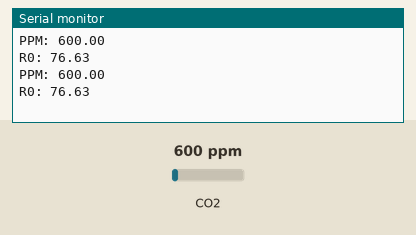
This sketch was run on a simulated Arduino Uno, built with avr-gcc and run on an emulated ATmega328P. Shown: the last lines printed to the serial monitor. Inputs (shaded band) come from the test bench; at power-on: CO2 600 ppm.

Above: at 2.2 s.
2.3 s: CO2 set to 452 ppm
At 3.5 s:
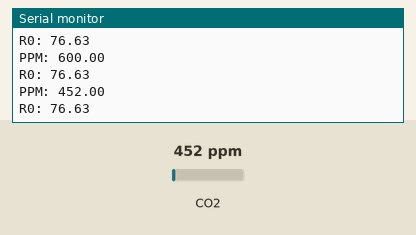
3.8 s: CO2 set to 1050 ppm
At 4.4 s:
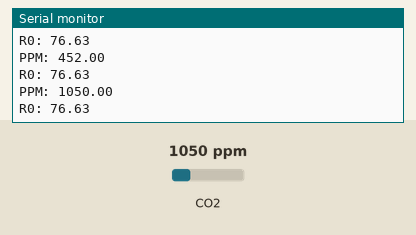
Timing chart, 0 to 6.8 s (numbered marks = the images above; inputs shaded):
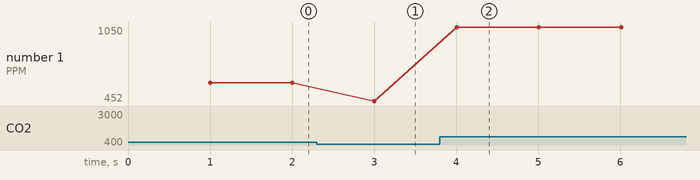

Measured:
- after the input at 2.3 s, the serial monitor: prints a new line after 0.70 s (image 1)
- after the input at 3.8 s, the serial monitor: prints a new line after 0.21 s (image 2)
- plotted number 1: 600 → 452 after the input at 2.3 s, 452 → 1050 after the input at 3.8 s

The sketch:

mq135_debug.ino
```cpp
#include <MQ135.h>

#define analogPin A0
MQ135 gasSensor = MQ135(analogPin); // инициализация объекта датчика

void setup() {
  Serial.begin(9600);
  delay(1000);
}

void loop() {
  float ppm = gasSensor.getPPM();
  Serial.print("PPM: ");
  Serial.println(ppm);

  Serial.print("R0: ");
  float rzero = gasSensor.getRZero();
  Serial.println(rzero);

  delay(1000);
}
```
